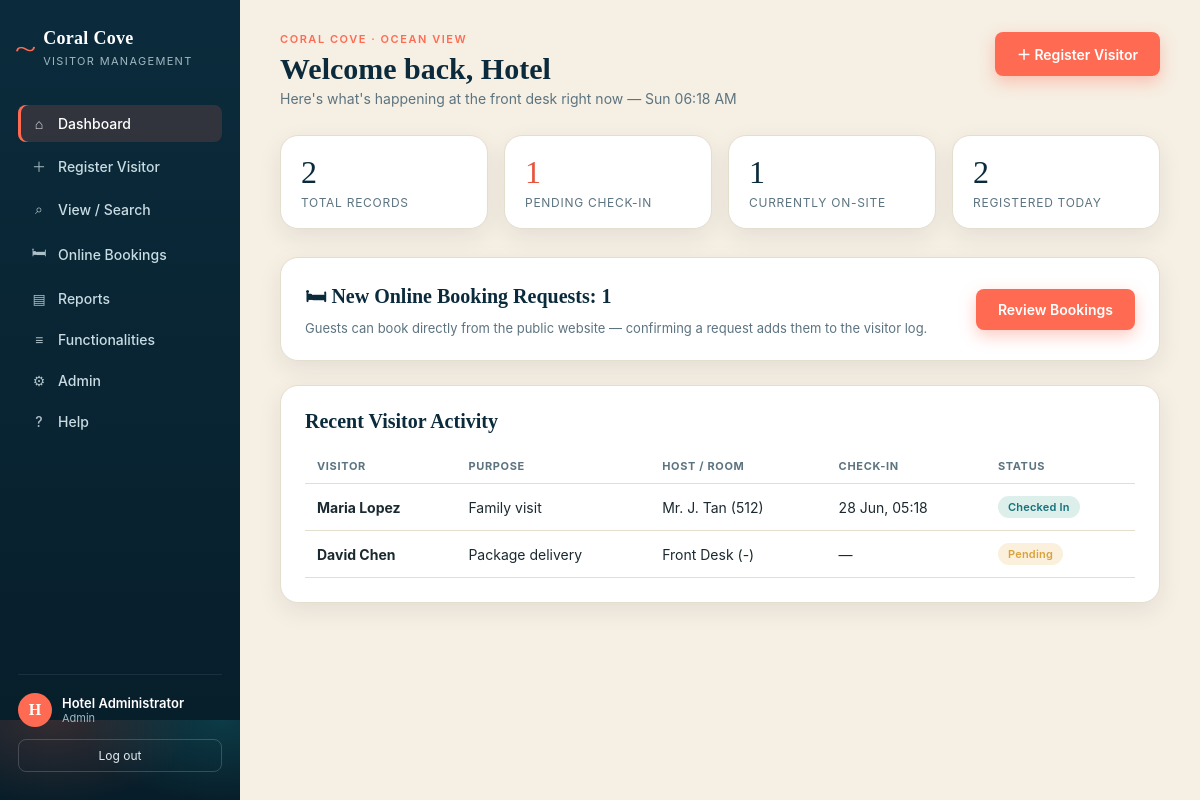
/dashboard.php (signed in), run on the app's committed database.
### tables this page shows
CREATE TABLE IF NOT EXISTS visitors (
    visitor_id      INT AUTO_INCREMENT PRIMARY KEY,
    full_name       VARCHAR(100)  NOT NULL,
    phone           VARCHAR(30),
    purpose         VARCHAR(150)  NOT NULL,
    host_name       VARCHAR(100)  NOT NULL,    
    room_number     VARCHAR(20),
    expected_duration VARCHAR(50),             
    check_in_time   DATETIME      NULL,
    check_out_time  DATETIME      NULL,
    status          ENUM('Pending','Checked In','Checked Out') NOT NULL DEFAULT 'Pending',
    registered_by   INT,
    created_at      TIMESTAMP DEFAULT CURRENT_TIMESTAMP,
    FOREIGN KEY (registered_by) REFERENCES users(user_id) ON DELETE SET NULL
);

### auth.php (called while the page is built, shortened)
<?php
function current_user() {
    return [
        'id'   => $_SESSION['user_id']   ?? null,
        'name' => $_SESSION['full_name'] ?? '',
        'role' => $_SESSION['role']      ?? '',
    ];
}

### dashboard.php (the view, shortened to what this page needs)
<?php
require_once __DIR__ . '/includes/auth.php';
$total      = $pdo->query("SELECT COUNT(*) FROM visitors")->fetchColumn();
$pending    = $pdo->query("SELECT COUNT(*) FROM visitors WHERE status='Pending'")->fetchColumn();
$checkedin  = $pdo->query("SELECT COUNT(*) FROM visitors WHERE status='Checked In'")->fetchColumn();
$today      = $pdo->query("SELECT COUNT(*) FROM visitors WHERE DATE(created_at) = CURDATE()")->fetchColumn();
$newBookings = $pdo->query("SELECT COUNT(*) FROM bookings WHERE status='Pending'")->fetchColumn();
$recent = $pdo->query("SELECT * FROM visitors ORDER BY created_at DESC LIMIT 8")->fetchAll();
include __DIR__ . '/includes/header.php';
?>
<div class="page-head">
  <div>
    <span class="eyebrow">Coral Cove · Ocean View</span>
    <h1>Welcome back, <?= htmlspecialchars(explode(' ', current_user()['name'])[0]) ?></h1>
    <p>Here's what's happening at the front desk right now — <span class="live-clock"></span></p>
  </div>
  <a href="register_visitor.php" class="btn btn-primary">＋ Register Visitor</a>
</div>
<div class="stats-row">
  <div class="stat-card"><div class="num"><?= $total ?></div><div class="label">Total Records</div></div>
  <div class="stat-card coral"><div class="num"><?= $pending ?></div><div class="label">Pending Check-in</div></div>
  <div class="stat-card"><div class="num"><?= $checkedin ?></div><div class="label">Currently On-site</div></div>
  <div class="stat-card"><div class="num"><?= $today ?></div><div class="label">Registered Today</div></div>
</div>
<div class="card" style="display:flex; align-items:center; justify-content:space-between; flex-wrap:wrap; gap:12px;">
  <div>
    <h2 style="margin-bottom:4px;">🛏 New Online Booking Requests: <?= $newBookings ?></h2>
    <p style="margin:0; color:var(--muted); font-size:13px;">Guests can book directly from the public website — confirming a request adds them to the visitor log.</p>
  </div>
  <a href="bookings.php" class="btn btn-primary">Review Bookings</a>
</div>
<div class="card">
  <h2>Recent Visitor Activity</h2>
  <table>
    <thead>
      <tr><th>Visitor</th><th>Purpose</th><th>Host / Room</th><th>Check-in</th><th>Status</th></tr>
    </thead>
    <tbody>
      <?php foreach ($recent as $v): ?>
        <tr>
          <td><strong><?= htmlspecialchars($v['full_name']) ?></strong></td>
          <td><?= htmlspecialchars($v['purpose']) ?></td>
          <td><?= htmlspecialchars($v['host_name']) ?> <?= $v['room_number'] ? '(' . htmlspecialchars($v['room_number']) . ')' : '' ?></td>
          <td><?= $v['check_in_time'] ? date('d M, H:i', strtotime($v['check_in_time'])) : '—' ?></td>
          <td>
            <?php $cls = strtolower(str_replace(' ', '', $v['status'])); ?>
            <span class="badge <?= $cls ?>"><?= htmlspecialchars($v['status']) ?></span>
          </td>
        </tr>
      <?php endforeach; ?>
    </tbody>
  </table>
</div>
<?php include __DIR__ . '/includes/footer.php'; ?>

### style.css (style rules this page uses)
:root { --navy: #0B2B3C; --navy-deep: #071D29; --teal: #15707A; --teal-light: #DCEFEA; --coral: #FF6B52; --coral-dark: #E8543C; --sand: #F6EFE3; --white: #FFFFFF; --ink: #1B2A30; --muted: #5C7480; --line: #E4DECF; --success: #2E9E6B; --pending: #D9A33C; --radius-lg: 18px; --radius-md: 12px; --radius-sm: 8px; --shadow: 0 8px 24px rgba(11,43,60,0.08); --shadow-lg: 0 16px 40px rgba(11,43,60,0.16); --font-display: Georgia, 'Times New Roman', serif; --font-body: -apple-system, Segoe UI, Helvetica, Arial, sans-serif; }
* { box-sizing: border-box; }
html,body { margin:0; padding:0; }
body { font-family: var(--font-body); background: var(--sand); color: var(--ink); -webkit-font-smoothing: antialiased; }
a { text-decoration:none; color:inherit; }
.page-head { display:flex; justify-content:space-between; align-items:flex-start; margin-bottom:28px; flex-wrap:wrap; gap:12px; }
.page-head h1 { font-family: var(--font-display); font-size:30px; margin:0 0 4px; color:var(--navy); }
.page-head p { margin:0; color:var(--muted); font-size:14px; }
.eyebrow { text-transform:uppercase; letter-spacing:.14em; font-size:11px; color:var(--coral); font-weight:600; margin-bottom:6px; display:block; }
.stats-row { display:grid; grid-template-columns: repeat(4, 1fr); gap:16px; margin-bottom:28px; }
.stat-card { background: var(--white); border-radius: var(--radius-lg); padding: 18px 20px; box-shadow: var(--shadow); border: 1px solid var(--line); }
.stat-card .num { font-family: var(--font-display); font-size:32px; color:var(--navy); }
.stat-card .label { font-size:12px; color:var(--muted); text-transform:uppercase; letter-spacing:.06em; margin-top:4px; }
.stat-card.coral .num { color: var(--coral-dark); }
.card { background: var(--white); border-radius: var(--radius-lg); padding: 24px; box-shadow: var(--shadow); border: 1px solid var(--line); margin-bottom: 24px; }
.card h2 { font-family: var(--font-display); font-size:20px; margin:0 0 16px; color:var(--navy); }
table { width:100%; border-collapse: collapse; font-size:14px; }
thead th { text-align:left; padding:10px 12px; font-size:11px; text-transform:uppercase; letter-spacing:.06em; color: var(--muted); border-bottom: 1px solid var(--line); }
tbody td { padding:12px; border-bottom: 1px solid var(--line); vertical-align:middle; }
.badge { display:inline-block; padding:4px 10px; border-radius:999px; font-size:11px; font-weight:600; letter-spacing:.02em; }
.badge.pending { background:#FBF0DC; color:var(--pending); }
.badge.checkedin { background:var(--teal-light); color:var(--teal); }
.btn { display:inline-flex; align-items:center; justify-content:center; gap:6px; padding: 12px 22px; border-radius: var(--radius-sm); font-weight:600; font-size:14px; cursor:pointer; border:none; transition: transform .1s ease, box-shadow .15s ease; }
.btn-primary { background: var(--coral); color:white; box-shadow: 0 6px 16px rgba(255,107,82,0.35); }

### data on the page
visitors: full_name "Maria Lopez", purpose "Family visit", host_name "Mr. J. Tan", room_number "512", check_in_time "28 Jun, 05:18", status "Checked In"
visitors: full_name "David Chen", purpose "Package delivery", host_name "Front Desk", room_number "-", status "Pending"

### other printed values
substr($u['name'] ?: 'U',0,1) "H"
$u['name'] "Hotel Administrator"
$u['role'] "Admin"
explode(' ', current_user()['name'])[0] "Hotel"
$total "2"
$pending "1"
$checkedin "1"
$today "2"
$newBookings "1"
